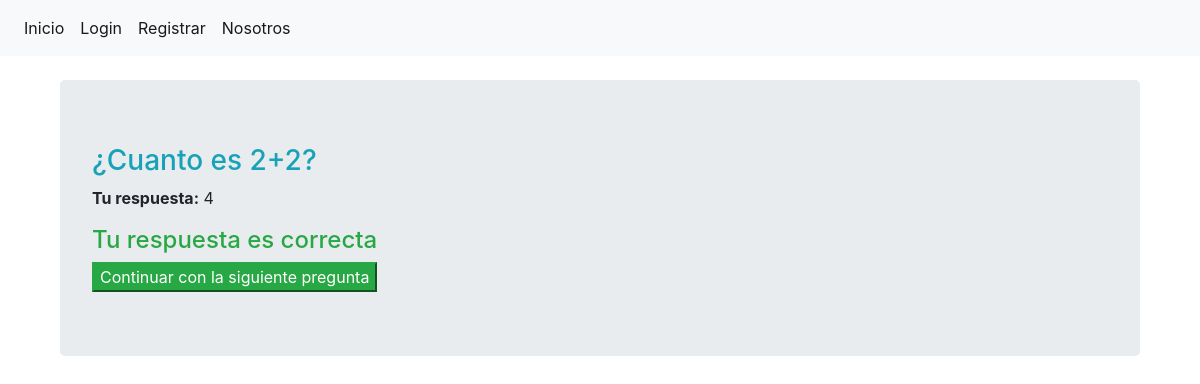
Page /resultado/3 on the committed database.
### TGApp/models.py (models this page shows, shortened)
class PreguntasRespondidasTrivia(models.Model):
    quizUser = models.ForeignKey(QuizUsuarioTrivia, on_delete=models.CASCADE, related_name='intentos')
    pregunta = models.ForeignKey(PreguntaQuiz, on_delete=models.CASCADE)
    respuesta = models.ForeignKey(ElegirRespuesta, on_delete=models.CASCADE, null=True)
    correcta = models.BooleanField(verbose_name='Es esta la respuesta correcta?', default=False, null=False)
    puntaje_obtenido = models.DecimalField(verbose_name='Puntaje Obtenido', default=0, decimal_places=2, max_digits=10)

class PreguntaQuiz(models.Model):
    NUMERO_DE_RESPUESTAS_PERMITIDAS = 1
    texto = models.TextField(verbose_name='Texto de la pregunta')
    max_puntaje = models.DecimalField(verbose_name='Maximo puntaje', default=3, decimal_places=2, max_digits=10)

class ElegirRespuesta(models.Model):
    MAXIMO_RESPUESTA = 4
    pregunta = models.ForeignKey(PreguntaQuiz, related_name='opciones', on_delete=models.CASCADE)
    correcta = models.BooleanField(verbose_name='Es esta la pregunta correcta?', default=False, null=False)
    texto = models.TextField(verbose_name='Texto de la respuesta')

### TGApp/views.py (the view)
# urls.py: path('resultado/<int:pregunta_respondida_pk>', views.resultado_pregunta, name='resultado'),
def resultado_pregunta(request, pregunta_respondida_pk):
    respondida = get_object_or_404(PreguntasRespondidasTrivia, pk=pregunta_respondida_pk)
    context = {
        'respondida':respondida
    }
    return render(request, 'jugar/resultados.html', context)

### TGApp/templates/jugar/resultados.html (shortened to what this page needs)
{% extends "base.html" %}
{% block contenido %}
<div class="container">
    <div class="jumbotron my-4">
        <h3 class="text-info">{{ respondida.pregunta.texto|safe }}</h3>
        <p>
            <strong>Tu respuesta:</strong>
            {{ respondida.respuesta.texto|safe }}
        </p>
        {% if respondida.respuesta.correcta %}
            <h4 class="text-success">Tu respuesta es correcta</h4>
        {% else %}
            <h4 class="text-danger">Tu respuesta es incorrecta</h4>
        {% endif %}
        <a href="{% url 'jugarQuizTrivia' %}">
            <button class="btn-success">
                Continuar con la siguiente pregunta
            </button>
        </a>
    </div>
</div>
{% endblock %}

### rows in the picture
PreguntasRespondidasTrivia: pregunta.texto "¿Cuanto es 2+2?", respuesta.texto "4"
